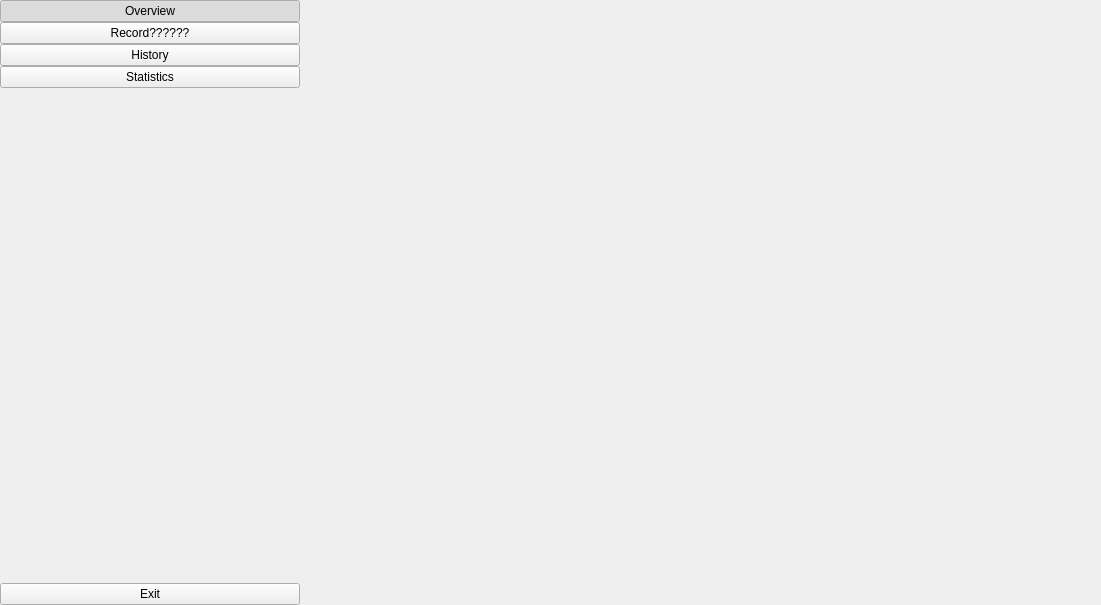
<?xml version="1.0" encoding="UTF-8"?>
<ui version="4.0">
 <class>ContentWidget</class>
 <widget class="QWidget" name="ContentWidget">
  <property name="geometry">
   <rect>
    <x>0</x>
    <y>0</y>
    <width>1101</width>
    <height>605</height>
   </rect>
  </property>
  <property name="windowTitle">
   <string>Form</string>
  </property>
  <layout class="QHBoxLayout" name="horizontalLayout">
   <property name="leftMargin">
    <number>0</number>
   </property>
   <property name="topMargin">
    <number>0</number>
   </property>
   <property name="rightMargin">
    <number>0</number>
   </property>
   <property name="bottomMargin">
    <number>0</number>
   </property>
   <item>
    <widget class="QWidget" name="m_controlMenu_widget" native="true">
     <property name="sizePolicy">
      <sizepolicy hsizetype="Fixed" vsizetype="Preferred">
       <horstretch>0</horstretch>
       <verstretch>0</verstretch>
      </sizepolicy>
     </property>
     <property name="minimumSize">
      <size>
       <width>300</width>
       <height>0</height>
      </size>
     </property>
     <property name="type" stdset="0">
      <string>controlWidget</string>
     </property>
     <layout class="QVBoxLayout" name="verticalLayout">
      <property name="spacing">
       <number>0</number>
      </property>
      <property name="leftMargin">
       <number>0</number>
      </property>
      <property name="topMargin">
       <number>0</number>
      </property>
      <property name="rightMargin">
       <number>0</number>
      </property>
      <property name="bottomMargin">
       <number>0</number>
      </property>
      <item>
       <widget class="QPushButton" name="m_overview_btn">
        <property name="text">
         <string>Overview</string>
        </property>
        <property name="checkable">
         <bool>true</bool>
        </property>
        <property name="checked">
         <bool>true</bool>
        </property>
        <property name="autoExclusive">
         <bool>true</bool>
        </property>
        <property name="type" stdset="0">
         <string>controlButton</string>
        </property>
       </widget>
      </item>
      <item>
       <widget class="QPushButton" name="pushButton_2">
        <property name="text">
         <string>Record??????</string>
        </property>
        <property name="checkable">
         <bool>true</bool>
        </property>
        <property name="autoExclusive">
         <bool>true</bool>
        </property>
        <property name="type" stdset="0">
         <string>controlButton</string>
        </property>
       </widget>
      </item>
      <item>
       <widget class="QPushButton" name="pushButton_3">
        <property name="text">
         <string>History</string>
        </property>
        <property name="checkable">
         <bool>true</bool>
        </property>
        <property name="autoExclusive">
         <bool>true</bool>
        </property>
        <property name="type" stdset="0">
         <string>controlButton</string>
        </property>
       </widget>
      </item>
      <item>
       <widget class="QPushButton" name="pushButton_4">
        <property name="text">
         <string>Statistics</string>
        </property>
        <property name="checkable">
         <bool>true</bool>
        </property>
        <property name="autoExclusive">
         <bool>true</bool>
        </property>
        <property name="type" stdset="0">
         <string>controlButton</string>
        </property>
       </widget>
      </item>
      <item>
       <spacer name="verticalSpacer">
        <property name="orientation">
         <enum>Qt::Vertical</enum>
        </property>
        <property name="sizeHint" stdset="0">
         <size>
          <width>20</width>
          <height>40</height>
         </size>
        </property>
       </spacer>
      </item>
      <item>
       <widget class="QPushButton" name="m_exit_btn">
        <property name="text">
         <string>Exit</string>
        </property>
        <property name="type" stdset="0">
         <string>controlButton</string>
        </property>
       </widget>
      </item>
     </layout>
    </widget>
   </item>
   <item>
    <widget class="QWidget" name="m_container_widget" native="true">
     <property name="sizePolicy">
      <sizepolicy hsizetype="Preferred" vsizetype="Preferred">
       <horstretch>0</horstretch>
       <verstretch>0</verstretch>
      </sizepolicy>
     </property>
     <layout class="QGridLayout" name="m_container_layout"/>
    </widget>
   </item>
  </layout>
 </widget>
 <resources/>
 <connections/>
</ui>
